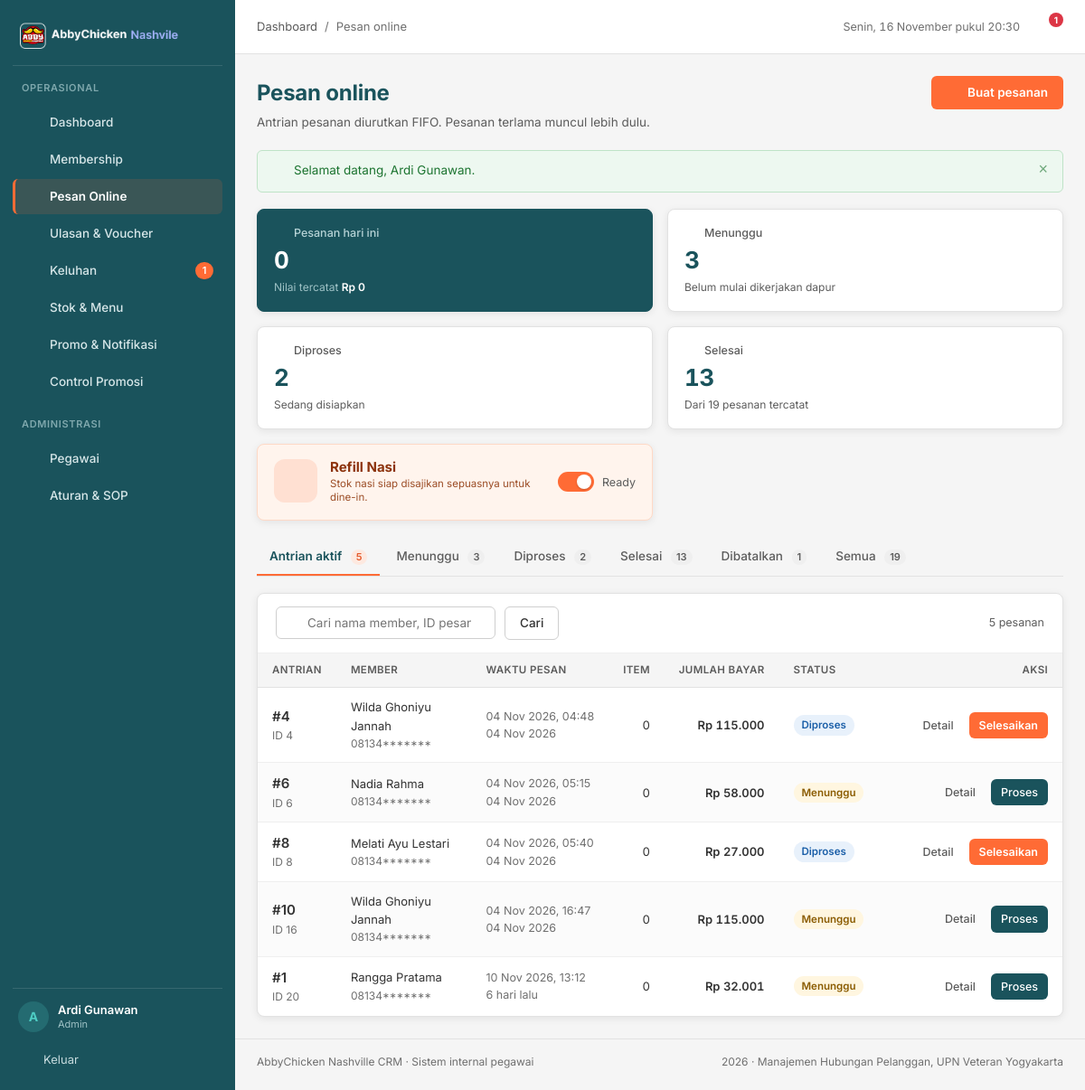
The page /pages/orders/index.php (signed in) on the database its author committed.
### tables this page shows
CREATE TABLE `pemesanan` (
  `pemesanan_id` int(11) NOT NULL AUTO_INCREMENT,
  `member_id` int(11) NOT NULL,
  `voucher_id` int(11) DEFAULT NULL,
  `nomor_antrian` int(11) NOT NULL,
  `total_diskon` decimal(10,2) NOT NULL DEFAULT 0.00,
  `jumlah_bayar` decimal(10,2) NOT NULL,
  `status_pesanan` enum('menunggu','diproses','selesai','dibatalkan') NOT NULL DEFAULT 'menunggu',
  `waktu_pemesanan` timestamp NOT NULL DEFAULT current_timestamp(),
  PRIMARY KEY (`pemesanan_id`),
  KEY `idx_pemesanan_member` (`member_id`),
  KEY `idx_pemesanan_status` (`status_pesanan`),
  KEY `idx_pemesanan_waktu` (`waktu_pemesanan`),
  KEY `fk_pemesanan_voucher` (`voucher_id`),
  CONSTRAINT `fk_pemesanan_member` FOREIGN KEY (`member_id`) REFERENCES `member` (`member_id`) ON DELETE CASCADE,
  CONSTRAINT `fk_pemesanan_voucher` FOREIGN KEY (`voucher_id`) REFERENCES `voucher` (`voucher_id`) ON DELETE SET NULL
);

CREATE TABLE `member` (
  `member_id` int(11) NOT NULL AUTO_INCREMENT,
  `email` varchar(100) NOT NULL,
  `password` varchar(255) NOT NULL DEFAULT '123456',
  `no_telp` varchar(15) NOT NULL,
  `tgl_join` date NOT NULL,
  `name` varchar(100) NOT NULL,
  `total_poin` int(11) NOT NULL DEFAULT 0,
  `member_status` enum('aktif','nonaktif') NOT NULL DEFAULT 'aktif',
  PRIMARY KEY (`member_id`),
  UNIQUE KEY `uq_member_email` (`email`),
  KEY `idx_member_nama` (`name`),
  KEY `idx_member_status` (`member_status`)
);

### pages/orders/index.php (the view, shortened to what this page needs)
<?php
require_once __DIR__ . '/../../config/database.php';
$status = $_GET['status'] ?? 'aktif';
$cari = trim($_GET['q'] ?? '');
$sql = "SELECT p.*, m.name AS nama_member, m.no_telp,
        (SELECT COUNT(*) FROM detail_pesanan d WHERE d.pemesanan_id = p.pemesanan_id) AS jml_item
    FROM pemesanan p
    JOIN member m ON m.member_id = p.member_id
    WHERE 1=1";
$params = [];
$types  = '';
if ($status === 'aktif') {
    $sql .= " AND p.status_pesanan IN ('menunggu','diproses')";
} elseif ($status !== 'semua') {
    $sql .= ' AND p.status_pesanan = ?';
    $params[] = $status;
    $types .= 's';
}
$sql .= ' ORDER BY p.waktu_pemesanan ASC';
$stmt = mysqli_prepare($conn, $sql);
mysqli_stmt_execute($stmt);
$pesanan = mysqli_stmt_get_result($stmt);
$hitung = mysqli_fetch_assoc(mysqli_query($conn, "SELECT
    SUM(status_pesanan = 'menunggu') AS menunggu,
    SUM(status_pesanan = 'diproses') AS diproses,
    SUM(status_pesanan = 'selesai') AS selesai,
    SUM(status_pesanan = 'dibatalkan') AS dibatalkan,
    COUNT(*) AS total FROM pemesanan"));
$hari_ini = mysqli_fetch_assoc(mysqli_query($conn, "SELECT
    COUNT(*) AS jml,
    COALESCE(SUM(CASE WHEN status_pesanan <> 'dibatalkan' THEN jumlah_bayar ELSE 0 END),0) AS total
    FROM pemesanan WHERE DATE(waktu_pemesanan) = CURDATE()"));
$page_actions  = '<a class="btn btn--primary" href="' . e(base_url('pages/orders/buat.php')) . '">' . icon('plus', 16) . ' Buat pesanan</a>';
require_once __DIR__ . '/../../includes/header.php';
?>
<section class="kpi-grid">
  <article class="kpi kpi--accent">
    <p class="kpi__label"><?= icon('order', 15) ?> Pesanan hari ini</p>
    <p class="kpi__value"><?= (int) $hari_ini['jml'] ?></p>
    <p class="kpi__meta">Nilai tercatat <strong><?= e(rupiah($hari_ini['total'])) ?></strong></p>
  </article>
  <article class="kpi">
    <p class="kpi__label"><?= icon('clock', 15) ?> Menunggu</p>
    <p class="kpi__value"><?= (int) $hitung['menunggu'] ?></p>
    <p class="kpi__meta">Belum mulai dikerjakan dapur</p>
  </article>
  <article class="kpi">
    <p class="kpi__label"><?= icon('chart', 15) ?> Diproses</p>
    <p class="kpi__value"><?= (int) $hitung['diproses'] ?></p>
    <p class="kpi__meta">Sedang disiapkan</p>
  </article>
  <article class="kpi">
    <p class="kpi__label"><?= icon('check', 15) ?> Selesai</p>
    <p class="kpi__value"><?= (int) $hitung['selesai'] ?></p>
    <p class="kpi__meta">Dari <?= (int) $hitung['total'] ?> pesanan tercatat</p>
  </article>
  <?php require __DIR__ . '/../../includes/refill_card.php'; ?>
</section>
<nav class="tabs" aria-label="Filter status pesanan">
  <?php
  $tab_list = [
      'aktif'      => ['Antrian aktif', (int) $hitung['menunggu'] + (int) $hitung['diproses']],
      'menunggu'   => ['Menunggu', (int) $hitung['menunggu']],
      'diproses'   => ['Diproses', (int) $hitung['diproses']],
      'selesai'    => ['Selesai', (int) $hitung['selesai']],
      'dibatalkan' => ['Dibatalkan', (int) $hitung['dibatalkan']],
      'semua'      => ['Semua', (int) $hitung['total']],
  ];
  foreach ($tab_list as $key => [$label, $jumlah]):
  ?>
    <a class="tab<?= $status === $key ? ' is-active' : '' ?>"
       href="?status=<?= e($key) ?><?= $cari !== '' ? '&q=' . urlencode($cari) : '' ?>">
      <?= e($label) ?> <span class="tab__count"><?= $jumlah ?></span>
    </a>
  <?php endforeach; ?>
</nav>
<article class="card">
  <form class="toolbar" method="get" action="">
    <div class="search">
      <input class="input" type="search" id="q" name="q" value="<?= e($cari) ?>" placeholder="Cari nama member, ID pesanan, atau nomor antrian">
    </div>
    <button class="btn btn--secondary" type="submit">Cari</button>
    <div class="toolbar__right">
      <span class="text-small text-muted"><?= mysqli_num_rows($pesanan) ?> pesanan</span>
    </div>
  </form>
  <div class="table-wrap">
    <?php if (mysqli_num_rows($pesanan) === 0): ?>
      <div class="empty">
        <div class="empty__icon"><?= icon('order', 20) ?></div>
        <h3><?= $status === 'aktif' ? 'Antrian sedang kosong' : 'Tidak ada pesanan pada filter ini' ?></h3>
        <p><?= $cari !== '' ? 'Tidak ada pesanan yang cocok dengan "' . e($cari) . '".' : ($status === 'aktif' ? 'Semua pesanan sudah diselesaikan atau dibatalkan. Pesanan baru dari member akan tampil di sini.' : 'Coba pilih tab status lain untuk melihat riwayat pesanan.') ?></p>
        <?php if ($status === 'aktif' && $cari === ''): ?>
          <a class="btn btn--primary" href="<?= e(base_url('pages/orders/buat.php')) ?>">Buat pesanan</a>
        <?php endif; ?>
      </div>
    <?php else: ?>
      <table class="table">
        <thead>
          <tr>
            <th>Antrian</th>
            <th>Member</th>
            <th>Waktu pesan</th>
            <th class="num">Item</th>
            <th class="num">Jumlah bayar</th>
            <th>Status</th>
            <th class="col-actions">Aksi</th>
          </tr>
        </thead>
        <tbody>
          <?php while ($p = mysqli_fetch_assoc($pesanan)): ?>
            <tr>
              <td>
                <div class="cell-stack">
                  <span class="strong" style="font-size:15px">#<?= (int) $p['nomor_antrian'] ?></span>
                  <small>ID <?= (int) $p['pemesanan_id'] ?></small>
                </div>
              </td>
              <td>
                <div class="cell-stack">
                  <span><?= e($p['nama_member']) ?></span>
                  <small><?= e(tampil_telepon($p['no_telp'])) ?></small>
                </div>
              </td>
              <td class="muted nowrap">
                <?= e(tanggal_id($p['waktu_pemesanan'], true)) ?>
                <div class="text-small"><?= e(waktu_lalu($p['waktu_pemesanan'])) ?></div>
              </td>
              <td class="num"><?= (int) $p['jml_item'] ?></td>
              <td class="num strong"><?= e(rupiah($p['jumlah_bayar'])) ?></td>
              <td><?= badge_pesanan($p['status_pesanan']) ?></td>
              <td class="col-actions">
                <span class="btn-group">
                  <a class="btn btn--ghost btn--sm" href="<?= e(base_url('pages/orders/detail.php?id=' . (int) $p['pemesanan_id'])) ?>"><?= icon('eye', 15) ?> Detail</a>
                  <?php if ($p['status_pesanan'] === 'menunggu'): ?>
                    <form class="inline-form" method="post" action="<?= e(base_url('pages/orders/proses.php')) ?>">
                      <button class="btn btn--teal btn--sm" type="submit">Proses</button>
                    </form>
                  <?php elseif ($p['status_pesanan'] === 'diproses'): ?>
                    <form class="inline-form" method="post" action="<?= e(base_url('pages/orders/proses.php')) ?>">
                      <button class="btn btn--primary btn--sm" type="submit">Selesaikan</button>
                    </form>
                  <?php endif; ?>
                </span>
              </td>
            </tr>
          <?php endwhile; ?>
        </tbody>
      </table>
    <?php endif; ?>
  </div>
</article>
<?php require_once __DIR__ . '/../../includes/footer.php'; ?>

### includes/functions.php (shortened to what this page needs)
<?php
function e($value)
{
    return htmlspecialchars((string) $value, ENT_QUOTES, 'UTF-8');
}
function rupiah($angka)
{
    return 'Rp ' . number_format((float) $angka, 0, ',', '.');
}
function tanggal_id($datetime, $dengan_jam = false)
{
    $bulan = [1 => 'Jan', 'Feb', 'Mar', 'Apr', 'Mei', 'Jun', 'Jul', 'Agu', 'Sep', 'Okt', 'Nov', 'Des'];
    $ts = strtotime($datetime);
    $teks = date('d', $ts) . ' ' . $bulan[(int) date('n', $ts)] . ' ' . date('Y', $ts);
    if ($dengan_jam) {
        $teks .= ', ' . date('H:i', $ts);
    }
    return $teks;
}
function waktu_lalu($datetime)
{
    $selisih = time() - strtotime($datetime);
    if ($selisih < 604800) {
        return floor($selisih / 86400) . ' hari lalu';
    }
    return tanggal_id($datetime);
}
function badge_pesanan($status)
{
    $peta = [
        'menunggu'   => ['Menunggu', 'badge--warning'],
        'diproses'   => ['Diproses', 'badge--info'],
        'selesai'    => ['Selesai', 'badge--success'],
        'dibatalkan' => ['Dibatalkan', 'badge--danger'],
    ];
    [$label, $kelas] = $peta[$status] ?? [ucfirst((string) $status), 'badge--neutral'];
    return '<span class="badge ' . $kelas . '">' . e($label) . '</span>';
}
function icon($nama, $ukuran = 18)
{
    $isi = $path[$nama] ?? $path['dashboard'];
    return '<svg class="icon" width="' . (int) $ukuran . '" height="' . (int) $ukuran . '" viewBox="0 0 24 24" fill="none" '
        . 'stroke="currentColor" stroke-width="1.6" stroke-linecap="round" stroke-linejoin="round" aria-hidden="true">'
        . $isi . '</svg>';
}
function base_url($path = '')
{
    $root = rtrim(str_replace('\\', '/', dirname($_SERVER['SCRIPT_NAME'] ?? '/')), '/');
    if (preg_match('#^(.*?)/(?:pages|api)(?:/.*)?$#', $root, $m)) {
        $root = $m[1];
    }
    return $root . '/' . ltrim($path, '/');
}
function get_setting($key, $default = '')
{
    global $conn;
    $stmt = mysqli_prepare($conn, 'SELECT setting_val FROM pengaturan WHERE setting_key = ? LIMIT 1');
    mysqli_stmt_bind_param($stmt, 's', $key);
    mysqli_stmt_execute($stmt);
    $row = mysqli_fetch_assoc(mysqli_stmt_get_result($stmt));
    return $row['setting_val'] ?? $default;
}
function get_refill_nasi_info()
{
    $status    = get_setting('refill_nasi', 'ready');
    $timer_end = get_setting('refill_nasi_timer', '');
    $now       = time();
    $timer_ts  = (!empty($timer_end)) ? strtotime($timer_end) : 0;
    $is_ready     = ($status === 'ready' || $status === 'tersedia');
    $seconds_left = ($timer_ts > $now && !$is_ready) ? ($timer_ts - $now) : 0;
    $has_timer    = ($seconds_left > 0 && !$is_ready);
    return [
        'status'       => $status,
        'is_ready'     => $is_ready,
        'timer_end'    => $timer_end,
        'timer_ts'     => $timer_ts,
        'seconds_left' => $seconds_left,
        'has_timer'    => $has_timer,
    ];
}
function sensor_telepon($telepon, $tampil_awal = 5)
{
    $tel = trim((string) $telepon);
    $panjang     = mb_strlen($tel);
    $tampil_awal = max(0, (int) $tampil_awal);
    return mb_substr($tel, 0, $tampil_awal) . str_repeat('*', $panjang - $tampil_awal);
}
function tampil_telepon($telepon, $role = null)
{
    $tel = trim((string) $telepon);
    $role_aktif = $role !== null ? (string) $role : (string) ($_SESSION['role'] ?? '');
    return sensor_telepon($tel, 5);
}

### rows shown on the page
pemesanan: nomor_antrian "4", pemesanan_id "4", member.name "Wilda Ghoniyu Jannah", member.no_telp "08134*******", waktu_pemesanan "04 Nov 2026, 04:48", waktu_pemesanan "04 Nov 2026", jml_item "0", jumlah_bayar "Rp 115.000", label "Diproses", $ukuran 15 (drawn)
pemesanan: nomor_antrian "6", pemesanan_id "6", member.name "Nadia Rahma", member.no_telp "08134*******", waktu_pemesanan "04 Nov 2026, 05:15", waktu_pemesanan "04 Nov 2026", jml_item "0", jumlah_bayar "Rp 58.000", label "Menunggu", $ukuran 15 (drawn)
pemesanan: nomor_antrian "8", pemesanan_id "8", member.name "Melati Ayu Lestari", member.no_telp "08134*******", waktu_pemesanan "04 Nov 2026, 05:40", waktu_pemesanan "04 Nov 2026", jml_item "0", jumlah_bayar "Rp 27.000", label "Diproses", $ukuran 15 (drawn)
pemesanan: nomor_antrian "10", pemesanan_id "16", member.name "Wilda Ghoniyu Jannah", member.no_telp "08134*******", waktu_pemesanan "04 Nov 2026, 16:47", waktu_pemesanan "04 Nov 2026", jml_item "0", jumlah_bayar "Rp 115.000", label "Menunggu", $ukuran 15 (drawn)
pemesanan: nomor_antrian "1", pemesanan_id "20", member.name "Rangga Pratama", member.no_telp "08134*******", waktu_pemesanan "10 Nov 2026, 13:12", waktu_pemesanan "6 hari lalu", jml_item "0", jumlah_bayar "Rp 32.001", label "Menunggu", $ukuran 15 (drawn)

### other values the page prints
$item['label'] "Dashboard"
$item['label'] "Membership"
$item['label'] "Pesan Online"
$item['label'] "Ulasan & Voucher"
$item['label'] "Keluhan"
$tiket_terbuka "1"
$item['label'] "Stok & Menu"
$item['label'] "Promo & Notifikasi"
$item['label'] "Control Promosi"
$item['label'] "Pegawai"
$item['label'] "Aturan & SOP"
mb_substr($nama_pegawai, 0, 1) "A"
$nama_pegawai "Ardi Gunawan"
$role_pegawai "Admin"
$page_title "Pesan online"
